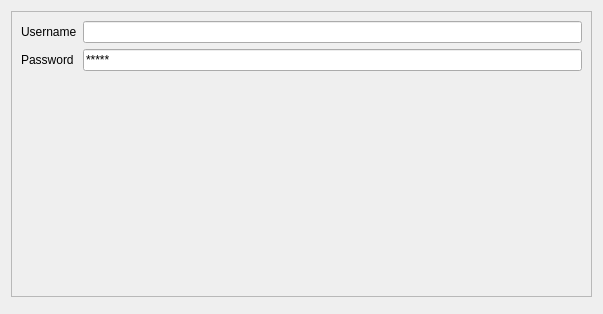
<?xml version="1.0" encoding="UTF-8"?>
<ui version="4.0">
 <class>WelcomeUI</class>
 <widget class="QDialog" name="WelcomeUI">
  <property name="windowModality">
   <enum>Qt::WindowModal</enum>
  </property>
  <property name="geometry">
   <rect>
    <x>0</x>
    <y>0</y>
    <width>603</width>
    <height>314</height>
   </rect>
  </property>
  <property name="windowTitle">
   <string>Dialog</string>
  </property>
  <property name="modal">
   <bool>false</bool>
  </property>
  <layout class="QVBoxLayout" name="verticalLayout">
   <item>
    <widget class="QFrame" name="loginFrame">
     <property name="enabled">
      <bool>true</bool>
     </property>
     <property name="frameShape">
      <enum>QFrame::StyledPanel</enum>
     </property>
     <property name="frameShadow">
      <enum>QFrame::Raised</enum>
     </property>
     <layout class="QFormLayout" name="formLayout">
      <item row="0" column="0">
       <widget class="QLabel" name="usernameLabel">
        <property name="text">
         <string>Username</string>
        </property>
       </widget>
      </item>
      <item row="0" column="1">
       <widget class="QLineEdit" name="usernameLineEdit">
        <property name="inputMethodHints">
         <set>Qt::ImhEmailCharactersOnly|Qt::ImhLowercaseOnly</set>
        </property>
       </widget>
      </item>
      <item row="1" column="0">
       <widget class="QLabel" name="passwordLabel">
        <property name="text">
         <string>Password</string>
        </property>
       </widget>
      </item>
      <item row="1" column="1">
       <widget class="QLineEdit" name="passwordLineEdit">
        <property name="inputMethodHints">
         <set>Qt::ImhNoPredictiveText</set>
        </property>
        <property name="inputMask">
         <string>*****; </string>
        </property>
        <property name="text">
         <string>*****</string>
        </property>
        <property name="maxLength">
         <number>5</number>
        </property>
        <property name="frame">
         <bool>true</bool>
        </property>
        <property name="readOnly">
         <bool>false</bool>
        </property>
       </widget>
      </item>
     </layout>
    </widget>
   </item>
   <item>
    <widget class="QDialogButtonBox" name="menuButtonBox">
     <property name="orientation">
      <enum>Qt::Horizontal</enum>
     </property>
     <property name="standardButtons">
      <set>QDialogButtonBox::NoButton</set>
     </property>
     <property name="centerButtons">
      <bool>false</bool>
     </property>
    </widget>
   </item>
  </layout>
 </widget>
 <resources/>
 <connections/>
</ui>
